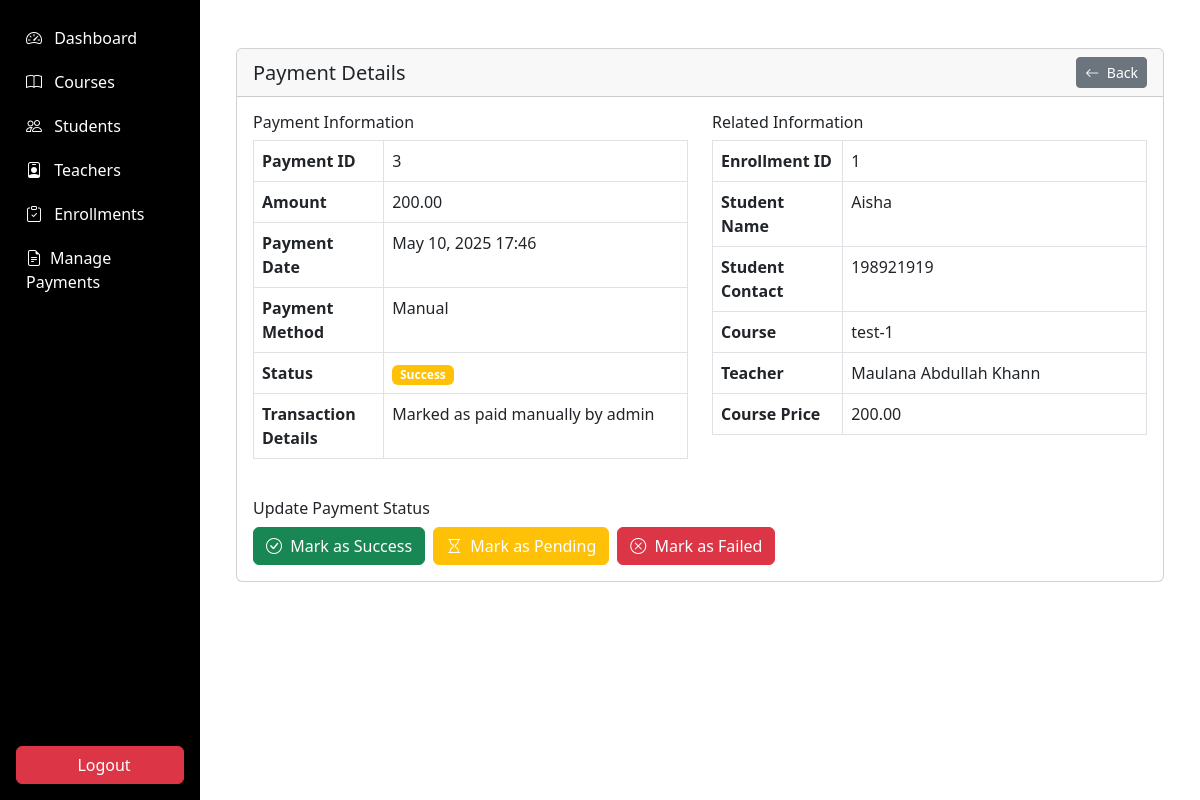
The app's page /admin/payments/payment_details.php?id=3 (signed in) with its own data.
### tables this page shows
CREATE TABLE `payments` (
  `payment_id` int(11) NOT NULL,
  `enrollment_id` int(11) NOT NULL,
  `amount` decimal(10,2) NOT NULL,
  `payment_date` timestamp NOT NULL DEFAULT current_timestamp(),
  `payment_method` varchar(50) DEFAULT NULL,
  `status` enum('success','failed','pending') DEFAULT 'pending',
  `transaction_details` text DEFAULT NULL
);

CREATE TABLE `enrollments` (
  `enrollment_id` int(11) NOT NULL,
  `student_id` int(11) NOT NULL,
  `course_id` int(11) NOT NULL,
  `enrollment_date` timestamp NOT NULL DEFAULT current_timestamp(),
  `completion_status` enum('not_started','in_progress','completed') DEFAULT 'not_started',
  `payment_status` enum('pending','paid','failed') DEFAULT 'pending',
  `transaction_id` varchar(100) DEFAULT NULL
);

CREATE TABLE `students` (
  `student_id` int(11) NOT NULL,
  `user_id` int(11) NOT NULL,
  `full_name` varchar(100) NOT NULL,
  `address` text DEFAULT NULL,
  `contact_number` varchar(20) DEFAULT NULL,
  `parent_name` varchar(100) DEFAULT NULL,
  `parent_contact` varchar(20) DEFAULT NULL,
  `previous_education` text DEFAULT NULL,
  `profile_image` varchar(255) DEFAULT NULL
);

CREATE TABLE `courses` (
  `course_id` int(11) NOT NULL,
  `title` varchar(100) NOT NULL,
  `description` text DEFAULT NULL,
  `image_url` varchar(255) DEFAULT NULL,
  `teacher_id` int(11) DEFAULT NULL,
  `duration` varchar(50) DEFAULT NULL,
  `price` decimal(10,2) DEFAULT NULL,
  `is_featured` tinyint(1) DEFAULT 0,
  `created_at` timestamp NOT NULL DEFAULT current_timestamp(),
  `updated_at` timestamp NOT NULL DEFAULT current_timestamp() ON UPDATE current_timestamp(),
  `is_deleted` tinyint(1) DEFAULT 0,
  `status` enum('draft','ready','started','completed') DEFAULT 'draft'
);

CREATE TABLE `teachers` (
  `teacher_id` int(11) NOT NULL,
  `user_id` int(11) NOT NULL,
  `full_name` varchar(100) NOT NULL,
  `specialization` varchar(100) DEFAULT NULL,
  `bio` text DEFAULT NULL,
  `qualifications` text DEFAULT NULL,
  `contact_number` varchar(20) DEFAULT NULL,
  `profile_image` varchar(255) DEFAULT NULL
);

### admin/payments/payment_details.php (the view, shortened to what this page needs)
<?php
require_once '../../includes/auth.php';
$paymentId = $_GET['id'];
$statement = $db->prepare("
    SELECT p.*,
           e.enrollment_id,
           s.full_name as student_name, s.contact_number as student_contact,
           c.title as course_title, c.price as course_price,
           t.full_name as teacher_name
    FROM payments p
    JOIN enrollments e ON p.enrollment_id = e.enrollment_id
    JOIN students s ON e.student_id = s.student_id
    JOIN courses c ON e.course_id = c.course_id
    LEFT JOIN teachers t ON c.teacher_id = t.teacher_id
    WHERE p.payment_id = ?
");
$statement->execute([$paymentId]);
$payment = $statement->fetch();
?>
<!DOCTYPE html>
<html lang="en">
<head>
</head>
<body>
 <div class="container-fluid">
  <div class="row">
    <nav class="col-md-2 d-none d-md-block p-0 bg-dark sidebar" id="sidebar">
      <?php include '../includes/sidebar.php'; ?>
    </nav>
        <main class="col-md-10 ms-sm-auto p-4">
            <div class="container-fluid py-4">
                <div class="card mb-4">
                    <div class="card-header d-flex justify-content-between align-items-center">
                        <h5 class="mb-0">Payment Details</h5>
                        <div>
                            <a href="manage_payments.php" class="btn btn-sm btn-secondary">
                                <i class="bi bi-arrow-left me-1"></i> Back
                            </a>
                        </div>
                    </div>
                    <div class="card-body">
                        <div class="row">
                            <div class="col-md-6">
                                <h6>Payment Information</h6>
                                <table class="table table-bordered">
                                    <tr>
                                        <th width="30%">Payment ID</th>
                                        <td><?= $payment['payment_id'] ?></td>
                                    </tr>
                                    <tr>
                                        <th>Amount</th>
                                        <td><?= number_format($payment['amount'], 2) ?></td>
                                    </tr>
                                    <tr>
                                        <th>Payment Date</th>
                                        <td><?= date('M d, Y H:i', strtotime($payment['payment_date'])) ?></td>
                                    </tr>
                                    <tr>
                                        <th>Payment Method</th>
                                        <td><?= ucwords(str_replace('_', ' ', $payment['payment_method'])) ?></td>
                                    </tr>
                                    <tr>
                                        <th>Status</th>
                                        <td>
                                            <span class="badge bg-<?=
                                                $payment['status'] === 'paid' ? 'success' :
                                                ($payment['status'] === 'failed' ? 'danger' : 'warning')
                                            ?>">
                                                <?= ucfirst($payment['status']) ?>
                                            </span>
                                        </td>
                                    </tr>
                                    <tr>
                                        <th>Transaction Details</th>
                                        <td><?= htmlspecialchars($payment['transaction_details']) ?></td>
                                    </tr>
                                </table>
                            </div>
                            <div class="col-md-6">
                                <h6>Related Information</h6>
                                <table class="table table-bordered">
                                    <tr>
                                        <th width="30%">Enrollment ID</th>
                                        <td><?= $payment['enrollment_id'] ?></td>
                                    </tr>
                                    <tr>
                                        <th>Student Name</th>
                                        <td><?= htmlspecialchars($payment['student_name']) ?></td>
                                    </tr>
                                    <tr>
                                        <th>Student Contact</th>
                                        <td><?= htmlspecialchars($payment['student_contact']) ?></td>
                                    </tr>
                                    <tr>
                                        <th>Course</th>
                                        <td><?= htmlspecialchars($payment['course_title']) ?></td>
                                    </tr>
                                    <tr>
                                        <th>Teacher</th>
                                        <td><?= htmlspecialchars($payment['teacher_name'] ?? 'N/A') ?></td>
                                    </tr>
                                    <tr>
                                        <th>Course Price</th>
                                        <td><?= number_format($payment['course_price'], 2) ?></td>
                                    </tr>
                                </table>
                            </div>
                        </div>
                        <div class="mt-4">
                            <h6>Update Payment Status</h6>
                            <div class="d-flex gap-2">
                                <a href="payment_details.php?id=<?= $paymentId ?>&update_status=success"
                                   class="btn btn-success <?= $payment['status'] === 'paid' ? 'disabled' : '' ?>">
                                    <i class="bi bi-check-circle me-1"></i> Mark as Success
                                </a>
                                <a href="payment_details.php?id=<?= $paymentId ?>&update_status=pending"
                                   class="btn btn-warning text-white <?= $payment['status'] === 'pending' ? 'disabled' : '' ?>">
                                    <i class="bi bi-hourglass me-1"></i> Mark as Pending
                                </a>
                                <a href="payment_details.php?id=<?= $paymentId ?>&update_status=failed"
                                   class="btn btn-danger <?= $payment['status'] === 'failed' ? 'disabled' : '' ?>">
                                    <i class="bi bi-x-circle me-1"></i> Mark as Failed
                                </a>
                            </div>
                        </div>
                    </div>
                </div>
            </div>
                </main>
        </div>
    </div>
</body>
</html>

### admin/includes/sidebar.php (style rules this page uses)
.sidebar { background-color:black; }

### records on screen
payments: payment_id "3", amount "200.00", payment_date "May 10, 2025 17:46", payment_method "Manual", status "Success", transaction_details "Marked as paid manually by admin", enrollment.enrollment_id "1", students.full_name "Aisha", students.contact_number "198921919", courses.title "test-1", teachers.full_name "Maulana Abdullah Khann", courses.price "200.00"
